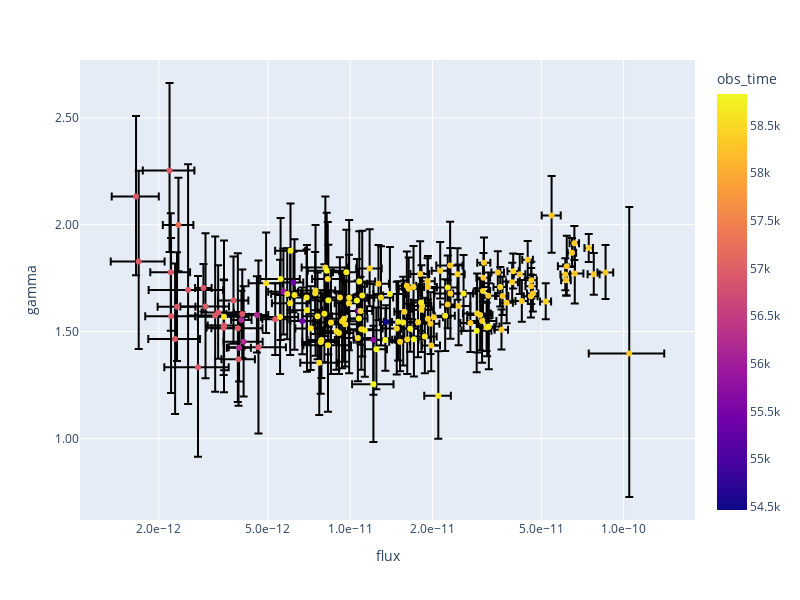

Notebook source saved alongside this figure:
### Code cell
import plotly_express as px

fig = px.scatter(data_xrt_goodfit_NGC1566, x='xflux',error_x='xflux_up',
                 error_x_minus='xflux_lo',y='gamma',error_y='gamma_up',error_y_minus='gamma_lo',
                 hover_name="obs_time",hover_data=['obs_time','chi','obs_id'],
                 size_max=15,color='obs_time')


fig.update_xaxes(tickformat= "0.1e",nticks=4,type="log",title_text="flux")
fig.update_yaxes(tickformat= "0.2f",nticks=10,type="linear",title_text="gamma")
fig.update_layout(title_text="", width = 800,height = 600)
#fig.update_xaxes(range=[np.log10(2e-4),np.log10(1e-2)])
#fig.update_yaxes(range=[1.0,2.5])
fig.show()
#fig.write_image('xray-paper-g-eddrate.gif')
#fig.write_image('xray-paper-g-eddrate.png')
fig.write_html('/Users/brettlv/Downloads/NGC1566/g-f-with-time.html')

### Figure 1 — Plotly figure (JSON) as saved in the notebook; plotly's stock layout.template omitted (floating-point values rounded to 4 significant figures; data arrays with more than 128 entries replaced by an {"elided": "..."} marker saying what was removed)
{"data": [{"customdata": {"elided": "151x3 float values"}, "error_x": {"array": {"elided": "151 float values"}, "arrayminus": {"elided": "151 float values"}}, "error_y": {"array": {"elided": "151 float values"}, "arrayminus": {"elided": "151 float values"}}, "hoverlabel": {"namelength": 0}, "hovertemplate": "<b>%{hovertext}</b><br><br>xflux=%{x}<br>gamma=%{y}<br>obs_time=%{marker.color}<br>chi=%{customdata[1]}<br>obs_id=%{customdata[2]}", "hovertext": {"elided": "151 float values"}, "legendgroup": "", "marker": {"color": {"elided": "151 float values"}, "coloraxis": "coloraxis", "symbol": "circle"}, "mode": "markers", "name": "", "showlegend": false, "type": "scatter", "x": {"elided": "151 float values"}, "xaxis": "x", "y": {"elided": "151 float values"}, "yaxis": "y"}], "layout": {"coloraxis": {"colorbar": {"title": {"text": "obs_time"}}, "colorscale": [[0, "#0d0887"], [0.1111, "#46039f"], [0.2222, "#7201a8"], [0.3333, "#9c179e"], [0.4444, "#bd3786"], [0.5556, "#d8576b"], [0.6667, "#ed7953"], [0.7778, "#fb9f3a"], [0.8889, "#fdca26"], [1, "#f0f921"]]}, "height": 600, "legend": {"tracegroupgap": 0}, "margin": {"t": 60}, "title": {"text": ""}, "width": 800, "xaxis": {"anchor": "y", "domain": [0, 1], "nticks": 4, "tickformat": "0.1e", "title": {"text": "flux"}, "type": "log"}, "yaxis": {"anchor": "x", "domain": [0, 1], "nticks": 10, "tickformat": "0.2f", "title": {"text": "gamma"}, "type": "linear"}}}
